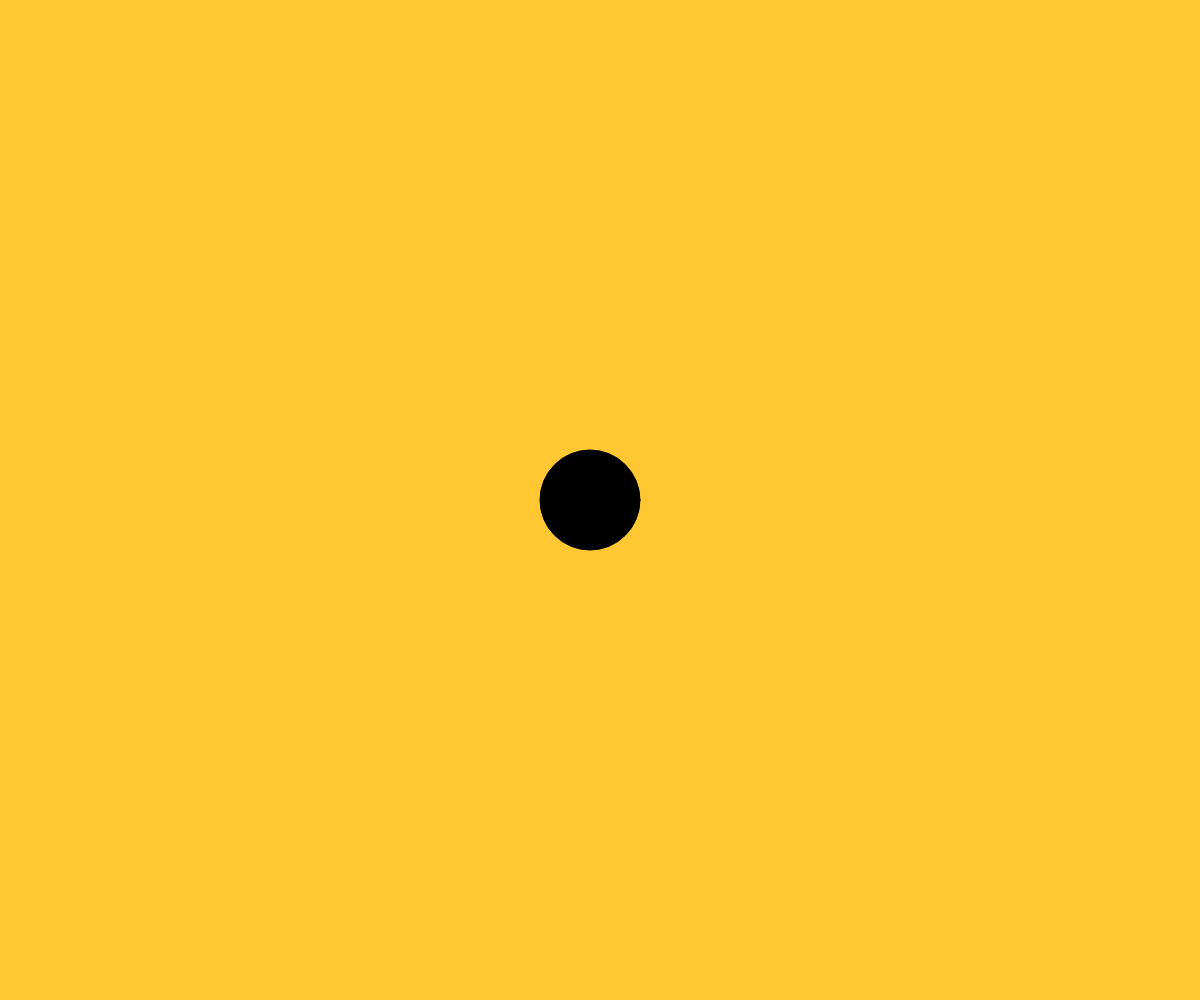
Frame 1 (no input)
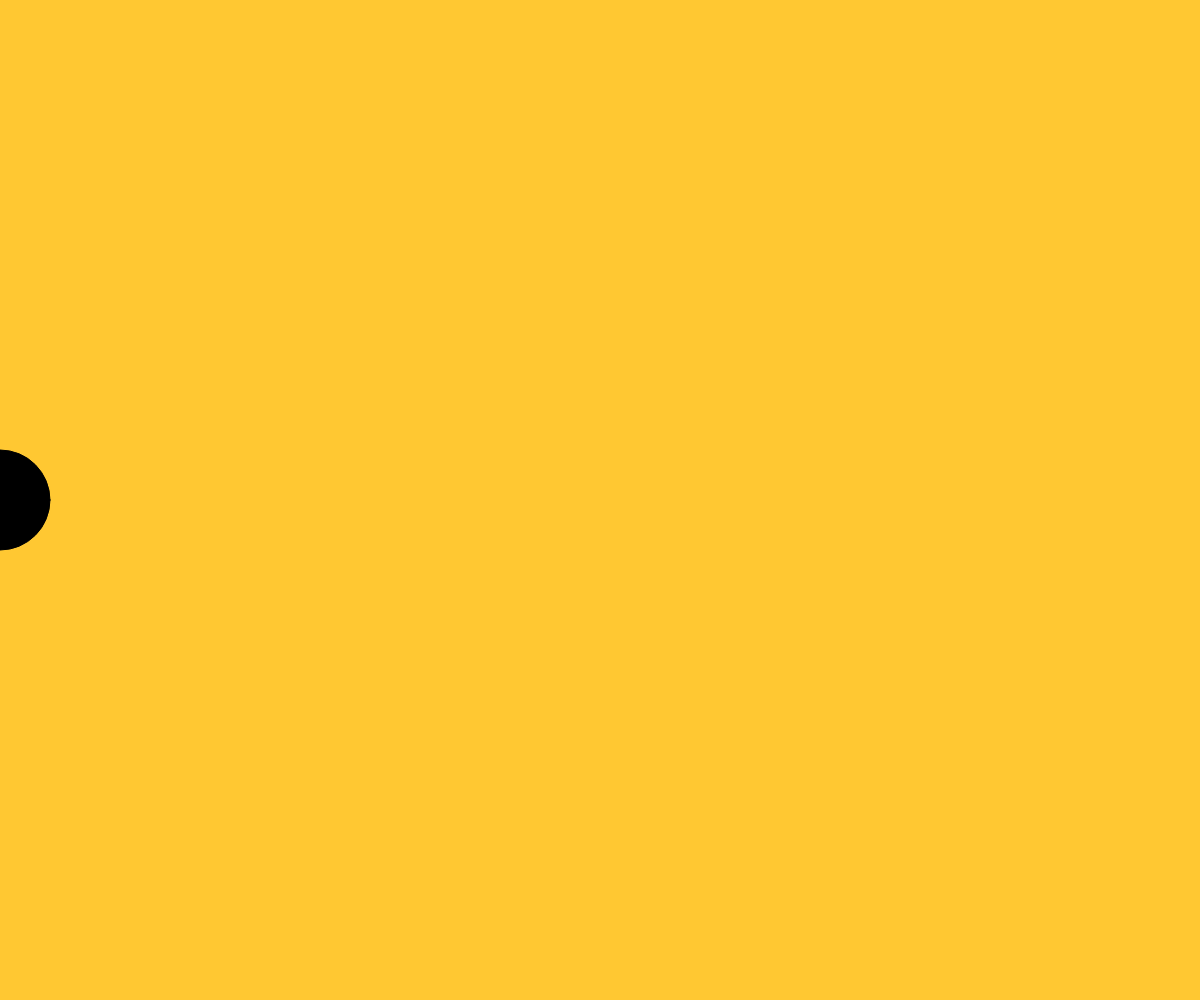
Frame 60 (no input)
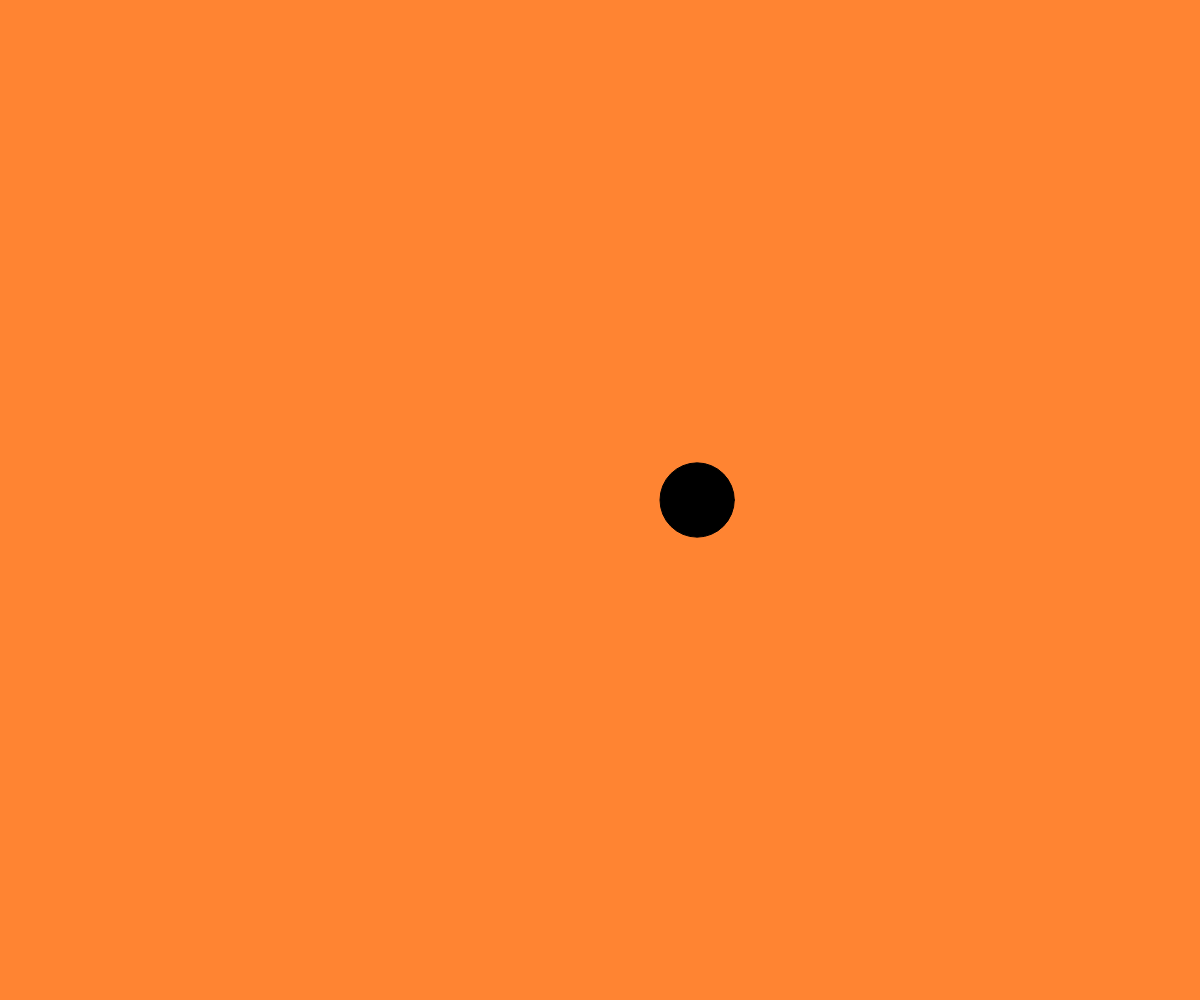
Frame 120 (the mouse pressed at the canvas centre since frame 60)

The p5.js sketch that drew these frames (run headless with seeded random() and noise() and a simulated clock; from frame 60 on, the mouse is pressed at the canvas centre):

// p5.js sketch
// ── sketch.js
let posX;
let posY;
let diametro = 100;
let radio = diametro / 2;
let colorDeFondo;
let vel = 10;

function setup() {
	createCanvas(windowWidth, windowHeight);
	posX = windowWidth / 2;
	posY = windowHeight / 2;
	// frameRate(10);
	colorDeFondo = color(255, 200, 50);
}

function draw() {
	background(colorDeFondo);
	posX -= vel;

	if (posX < -radio) {
		diametro = random(10, 100);
		radio = diametro / 2;
		colorDeFondo = color(255, random(100, 255), 50);
		// colorDeFondo.saturation(0.7);
		posX = windowWidth + radio;
	}
	fill(0);
	circle(posX, posY, diametro);
	print(posX);
}
